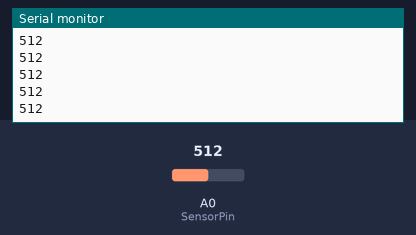
The sketch below on a simulated Arduino Uno, built with avr-gcc and run on an emulated ATmega328P. Shown: the last lines printed to the serial monitor. Inputs (shaded band) come from the test bench; at power-on: A0 (SensorPin) = 512.

Above: at 1.2 s.
1.3 s: A0 (SensorPin) set to 716
At 1.8 s:
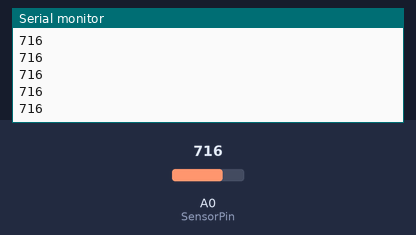
2.8 s: A0 (SensorPin) set to 900
At 3.3 s:
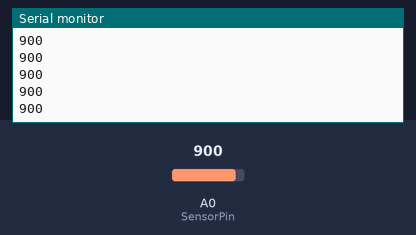
Timing chart, 0 to 5.8 s (numbered marks = the images above; inputs shaded):
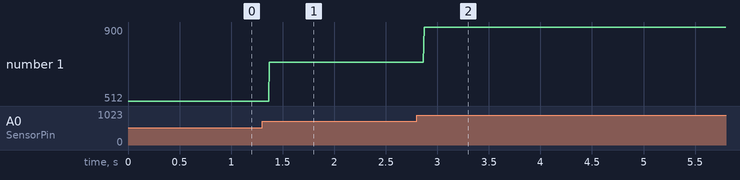

The sketch:

sensortest.ino
```cpp
int SensorPin=0;
int SensorValue=LOW;

void setup()
{
pinMode(0,INPUT);
Serial.begin(9600);
}

void loop()
{
  SensorValue=analogRead(SensorPin);
  Serial.println(SensorValue);
}
```

Measured:
- after the input at 1.3 s, the serial monitor: prints a new line after 0.07 s (image 1)
- after the input at 2.8 s, the serial monitor: prints a new line after 0.07 s (image 2)
- plotted number 1: 512 → 716 after the input at 1.3 s, 716 → 900 after the input at 2.8 s
